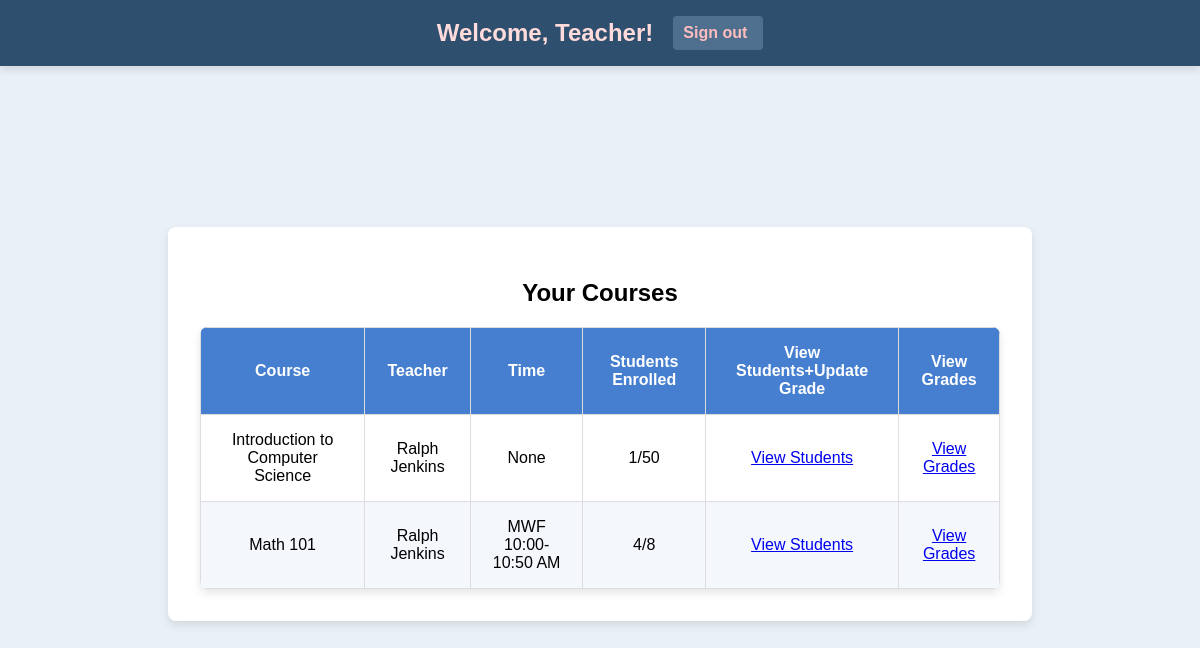
Page /teacher_dashboard (signed in) on the earlier database version.
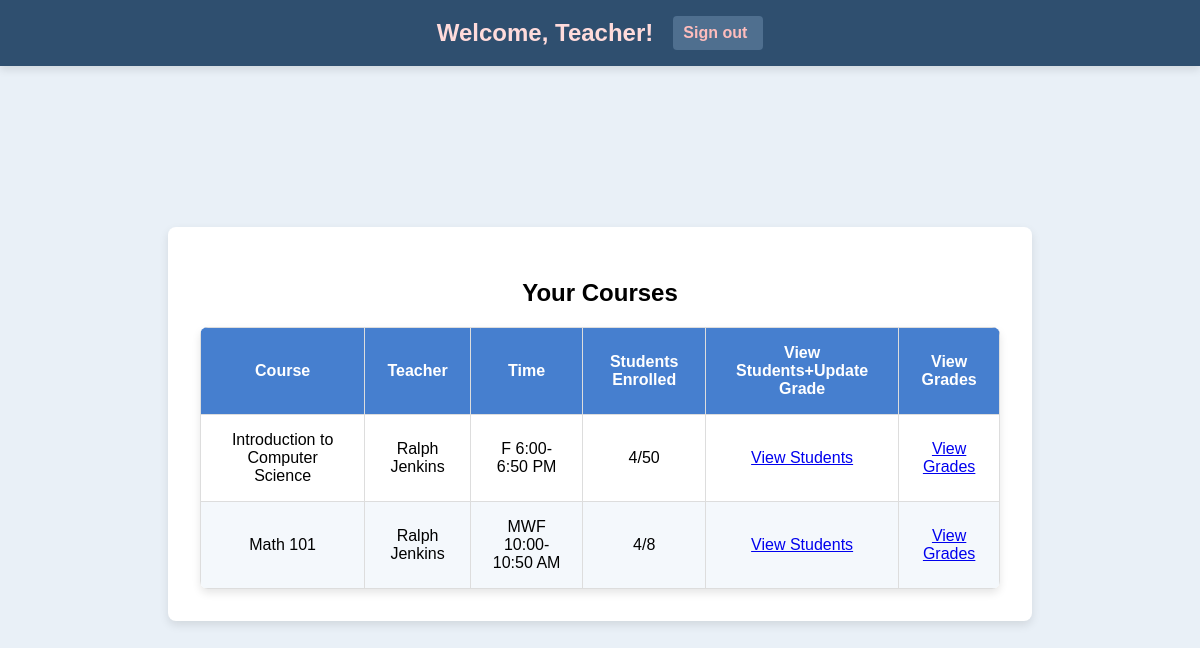
Same page on the later database version.
### app.py (models this page shows, shortened)
class Course(db.Model):
    id = db.Column(db.Integer, primary_key=True)
    course_code = db.Column(db.String(10))
    course_name = db.Column(db.String(100))
    capacity = db.Column(db.Integer)
    teacher_id = db.Column(db.Integer, db.ForeignKey('user.id'))
    teacher = db.relationship('User', backref='teaching_courses', foreign_keys=[teacher_id])
    time = db.Column(db.String(50))
    enrolled_count = db.Column(db.Integer, default=0)

class User(UserMixin, db.Model):
    id = db.Column(db.Integer, primary_key=True)
    username = db.Column(db.String(150))
    password = db.Column(db.String(150))
    role = db.Column(db.String(50))

### app.py (the view)
@app.route('/teacher_dashboard', methods=['GET', 'POST'])
@login_required
def teacher_dashboard():
    if current_user.role != 'teacher':
        flash("Access denied: Only teachers can view this page.", "danger")
        return redirect(url_for('login'))
    teacher_courses = Course.query.filter_by(teacher_id=current_user.id).all()
    if request.method == 'POST':
        flash("Feature not available.", "danger")
        return redirect(url_for('teacher_dashboard'))
    return render_template('teacher_dashboard.html', courses=teacher_courses)

### app.py (called while the page is built)
@login_manager.user_loader
def load_user(user_id):
    return User.query.get(int(user_id))

### templates/teacher_dashboard.html (shortened to what this page needs)
<!DOCTYPE html>
<html lang="en">
<head>
    <link rel="stylesheet" href="{{ url_for('static', filename='styles.css') }}">
</head>
<body>
    <div class="header">
        <h1>Welcome, Teacher!</h1>
        <a href="{{ url_for('teacher_logout') }}" class="sign-out">Sign out</a>
    </div>
    <div class="container">
        <h2>Your Courses</h2>
        <table>
            <thead>
                <tr>
                    <th>Course</th>
                    <th>Teacher</th>
                    <th>Time</th>
                    <th>Students Enrolled</th>
                    <th>View Students+Update Grade</th>
                    <th>View Grades</th>
                </tr>
            </thead>
            <tbody>
                {% for course in courses %}
                <tr>
                    <td>{{ course.course_name }}</td>
                    <td>
                        {% if course.teacher %}
                            {{ course.teacher.username }}
                        {% else %}
                            No teacher assigned
                        {% endif %}
                    </td>
                    <td>{{ course.time }}</td>
                    <td>{{ course.enrolled_count }}/{{ course.capacity }}</td>
                    <td>
                        <a href="{{ url_for('view_students', course_id=course.id) }}" class="button view-students">View Students</a>
                    <td>
                        <a href="{{ url_for('view_grades', course_id=course.id) }}" class="button view-grades">View Grades</a>
                     </td>
                    </td>
                </tr>
                {% endfor %}
            </tbody>
        </table>
    </div>
</body>
</html>

Differences in the rows shown:
changed Course "Introduction to Computer Science": time "None" → "F 6:00-6:50 PM"; enrolled_count "1" → "4"
